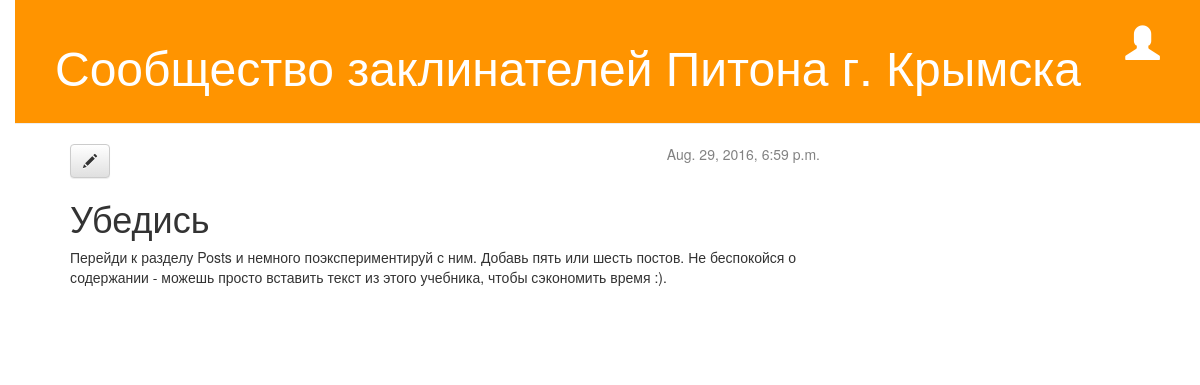
Page /post/6/ on the committed database.
### blog/models.py (models this page shows, shortened)
class Post(models.Model):
    author = models.ForeignKey('auth.User')
    title = models.CharField(max_length=200)
    text = models.TextField()
    created_date = models.DateTimeField(
            default=timezone.now)
    published_date = models.DateTimeField(
            blank=True, null=True)

### blog/views.py (the view)
# urls.py: url(r'^post/(?P<pk>[0-9]+)/$', views.post_detail, name='post_detail'),
def post_detail(request, pk):
    post = get_object_or_404(Post, pk=pk)
    return render(request, 'blog/post_detail.html', {'post': post})

### blog/templates/blog/post_detail.html
{% extends 'blog/base.html' %}
{% block content %}
    <div class="post">
        {% if post.published_date %}
            <div class="date">
                {{ post.published_date }}
            </div>
        {% endif %}
        <a class="btn btn-default" href="{% url 'post_edit' pk=post.pk %}"><span class="glyphicon glyphicon-pencil"></span></a>
        <h1>{{ post.title }}</h1>
        <p>{{ post.text|linebreaksbr }}</p>
    </div>
{% endblock %}

### blog/static/css/blog.css (style rules this page uses)
body { padding-left: 15px; }
.date { float: right; color: #828282; }
.post { margin-bottom: 70px; }

### rows in the picture
Post: published_date "Aug. 29, 2016, 6:59 p.m.", title "Убедись", text "Перейди к разделу Posts и немного поэкспериментируй с ним. Добавь пять или шесть постов. Не беспокойся о содержании - можешь просто вставить текст из этого учебника, чтобы сэкономить время :)."
